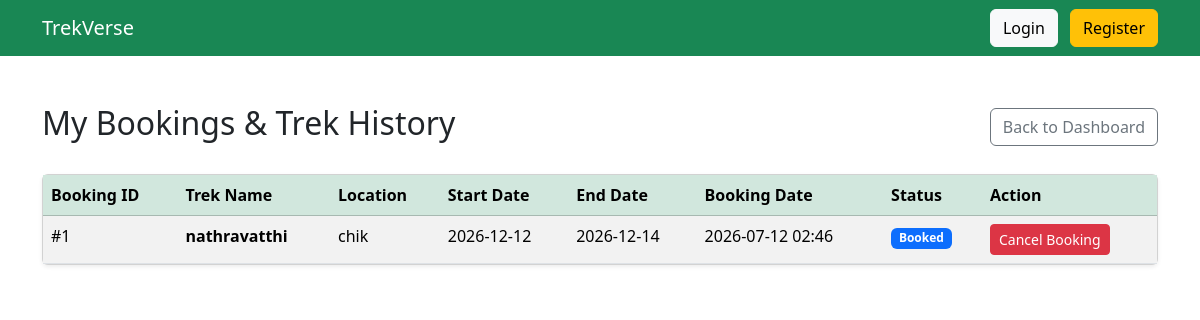
The page /user/bookings (signed in) on the database its author committed.
### models.py (models this page shows)
class Booking(db.Model):
    __tablename__ = "bookings"
    id = db.Column(db.Integer, primary_key=True)
    booking_date = db.Column(
        db.DateTime,
        default=datetime.utcnow
    )
    status = db.Column(
        db.String(20),
        default="Booked"
    )
    user_id = db.Column(
        db.Integer,
        db.ForeignKey("users.id"),
        nullable=False
    )
    trek_id = db.Column(
        db.Integer,
        db.ForeignKey("treks.id"),
        nullable=False
    )

class Trek(db.Model):
    __tablename__ = "treks"
    id = db.Column(db.Integer, primary_key=True)
    name = db.Column(db.String(100), nullable=False)
    location = db.Column(db.String(100), nullable=False)
    difficulty = db.Column(db.String(20), nullable=False)
    duration = db.Column(db.Integer, nullable=False)
    available_slots = db.Column(db.Integer, nullable=False)
    status = db.Column(db.String(20), default="Pending")
    start_date = db.Column(db.Date)
    end_date = db.Column(db.Date)
    description = db.Column(db.Text)
    staff_id = db.Column(
        db.Integer,
        db.ForeignKey("users.id")
    )
    created_at = db.Column(
        db.DateTime,
        default=datetime.utcnow
    )
    bookings = db.relationship(
        "Booking",
        backref="trek",
        lazy=True
    )

### routes.py (the view)
    @app.route("/user/bookings")
    def user_bookings():
        if "user_id" not in session or session["role"] != "user":
            return "Access Denied"
        bookings = Booking.query.filter_by(user_id=session["user_id"]).order_by(Booking.booking_date.desc()).all()
        return render_template("user/bookings.html", bookings=bookings)

### templates/user/bookings.html
{% extends "base.html" %}
{% block content %}
<div class="d-flex justify-content-between align-items-center mb-4">
    <h2>My Bookings & Trek History</h2>
    <a href="/user/dashboard" class="btn btn-outline-secondary">Back to Dashboard</a>
</div>
<div class="card shadow-sm">
    <div class="card-body p-0">
        <table class="table table-striped table-hover mb-0">
            <thead class="table-success">
                <tr>
                    <th>Booking ID</th>
                    <th>Trek Name</th>
                    <th>Location</th>
                    <th>Start Date</th>
                    <th>End Date</th>
                    <th>Booking Date</th>
                    <th>Status</th>
                    <th>Action</th>
                </tr>
            </thead>
            <tbody>
                {% for booking in bookings %}
                <tr>
                    <td>#{{ booking.id }}</td>
                    <td><strong>{{ booking.trek.name }}</strong></td>
                    <td>{{ booking.trek.location }}</td>
                    <td>{{ booking.trek.start_date.strftime('%Y-%m-%d') if booking.trek.start_date else 'N/A' }}</td>
                    <td>{{ booking.trek.end_date.strftime('%Y-%m-%d') if booking.trek.end_date else 'N/A' }}</td>
                    <td>{{ booking.booking_date.strftime('%Y-%m-%d %H:%M') }}</td>
                    <td>
                        <span class="badge {% if booking.status == 'Booked' %}bg-primary{% elif booking.status == 'Completed' %}bg-success{% else %}bg-danger{% endif %}">
                            {{ booking.status }}
                        </span>
                    </td>
                    <td>
                        {% if booking.status == 'Booked' %}
                        <form action="/user/booking/cancel/{{ booking.id }}" method="POST" class="d-inline" onsubmit="return confirm('Are you sure you want to cancel this booking?');">
                            <button type="submit" class="btn btn-sm btn-danger">Cancel Booking</button>
                        </form>
                        {% else %}
                        <span class="text-muted">None</span>
                        {% endif %}
                    </td>
                </tr>
                {% else %}
                <tr>
                    <td colspan="8" class="text-center py-4">You have not booked any treks yet.</td>
                </tr>
                {% endfor %}
            </tbody>
        </table>
    </div>
</div>
{% endblock %}

### rows shown on the page
Booking: id "1", trek.name "nathravatthi", trek.location "chik", trek.start_date "2026-12-12", trek.end_date "2026-12-14", booking_date "2026-07-12 02:46", status "Booked"
